Frame 1 (no input): blank canvas, image omitted
Frame 60 (the mouse pressed at the canvas centre just before this capture): blank canvas, image omitted
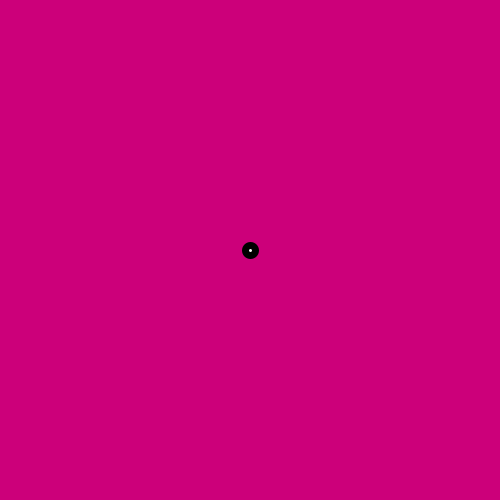
Frame 120 (the mouse held since frame 60 and released just before this capture)

The Processing sketch whose frames 1 and 60 were blank and that drew this single picture after the mouse press (run headless with seeded random() and noise(); from frame 60 on, the mouse is pressed at the canvas centre):

// Processing sketch: exercise_22_3
// ── exercise_22_3.pde
void setup() {
  size(500, 500);
  strokeWeight(7);
  smooth();
  noCursor();
}

void draw() {
  background(204,0,122);
  ellipse(mouseX, mouseY, 10, 10);
}
